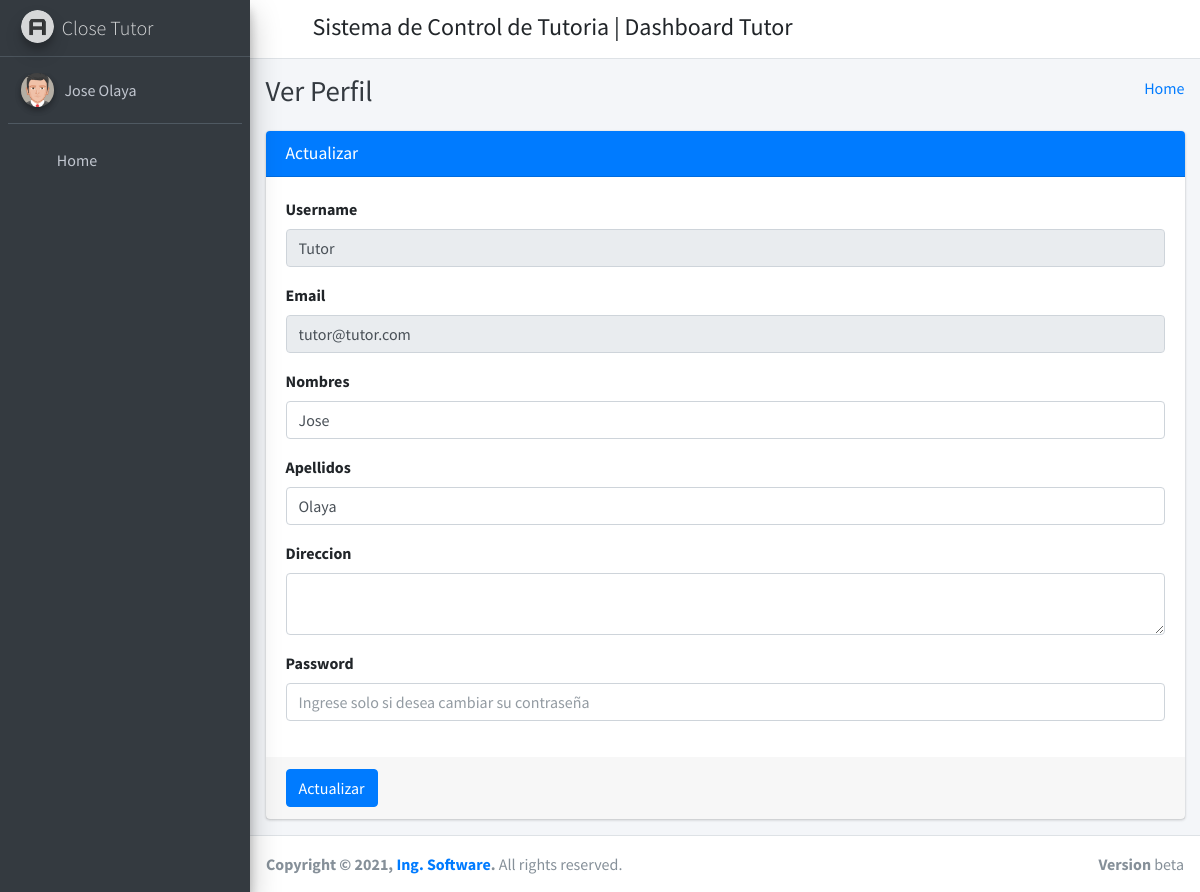
Screenshot of /staff_profile/ (signed in) with the database file from the repository.
### app/models.py (models this page shows)
class CustomUser(AbstractUser):
    user_type_data = ((1, "COORDINADOR"), (2, "TUTOR"), (3, "ESTUDIANTE"))
    user_type = models.CharField(default=1, choices=user_type_data, max_length=20)

### app/StaffViews.py (the view)
# urls.py: path('staff_profile/', StaffViews.staff_profile, name="staff_profile"),
def staff_profile(request):
    user = CustomUser.objects.get(id=request.user.id)
    staff = Tutor.objects.get(admin=user)
    context={
        "user": user,
        "staff": staff
    }
    return render(request, 'staff_template/staff_profile.html', context)

### app/templates/staff_template/staff_profile.html (shortened to what this page needs)
{% extends 'staff_template/base_template.html' %}
{% block page_title %}
    Ver Perfil
{% endblock page_title %}
{% block main_content %}
{% load static %}
<section class="content">
        <div class="container-fluid">
            <div class="row">
                <div class="col-md-12">
                    <div class="card card-primary">
                    <div class="card-header">
                        <h3 class="card-title">Actualizar</h3>
                    </div>
                    <form role="form" method="POST" action="{% url 'staff_profile_update' %}">
                        <div class="card-body">
                            <div class="form-group">
                                <label>Username </label>
                                <input type="text" class="form-control" name="username" value="{{ user.username }}" disabled="disabled">
                            </div>
                            <div class="form-group">
                                <label>Email </label>
                                <input type="text" class="form-control" name="email" value="{{ user.email }}" disabled="disabled">
                            </div>
                            <div class="form-group">
                                <label>Nombres </label>
                                <input type="text" class="form-control" name="first_name" value="{{ user.first_name }}">
                            </div>
                            <div class="form-group">
                                <label>Apellidos </label>
                                <input type="text" class="form-control" name="last_name" value="{{ user.last_name }}">
                            </div>
                            <div class="form-group">
                                <label>Direccion </label>
                                <textarea name="address" class="form-control" row="5">{{ staff.address }}</textarea>
                            </div>
                            <div class="form-group">
                                <label>Password </label>
                                <input type="text" class="form-control" name="password" placeholder="Ingrese solo si desea cambiar su contraseña">
                            </div>
                        </div>
                        <div class="card-footer">
                        <button type="submit" class="btn btn-primary">Actualizar</button>
                        </div>
                    </form>
                    </div>
                </div>
            </div>
        </div>
      </section>
  {% endblock main_content %}

### app/templates/staff_template/sidebar_template.html (shortened to what this page needs)
{% load static %}
<aside class="main-sidebar sidebar-dark-primary elevation-4">
      <a href="{% url 'staff_home' %}" class="brand-link">
        <img src="{% static 'dist/img/AdminLTELogo.png' %}" alt="AdminLTE Logo" class="brand-image img-circle elevation-3"
            style="opacity: .8">
        <span class="brand-text font-weight-light">Close Tutor</span>
      </a>
      <div class="sidebar">
        <div class="user-panel mt-3 pb-3 mb-3 d-flex">
          <div class="image">
            <img src="{% static 'dist/img/user2-160x160.jpg' %}" class="img-circle elevation-2" alt="User Image">
          </div>
          <div class="info">
            <a href="{% url 'staff_profile' %}" class="d-block">{{ user.first_name }} {{ user.last_name }}</a>
          </div>
        </div>
        <nav class="mt-2">
          <ul class="nav nav-pills nav-sidebar flex-column" data-widget="treeview" role="menu" data-accordion="false">
            <li class="nav-item">
              {% url 'staff_home' as staff_home %}
              <a href="{{ staff_home }}" class="nav-link {% if request.path == staff_home %} active {% endif %}">
                <i class="nav-icon fas fa-tachometer-alt"></i>
                <p>
                  Home
                </p>
              </a>
            </li>
          </ul>
        </nav>
      </div>
    </aside>

### rows the page displays
CustomUser: first_name "Jose", last_name "Olaya", username "Tutor", email "tutor@tutor.com"
